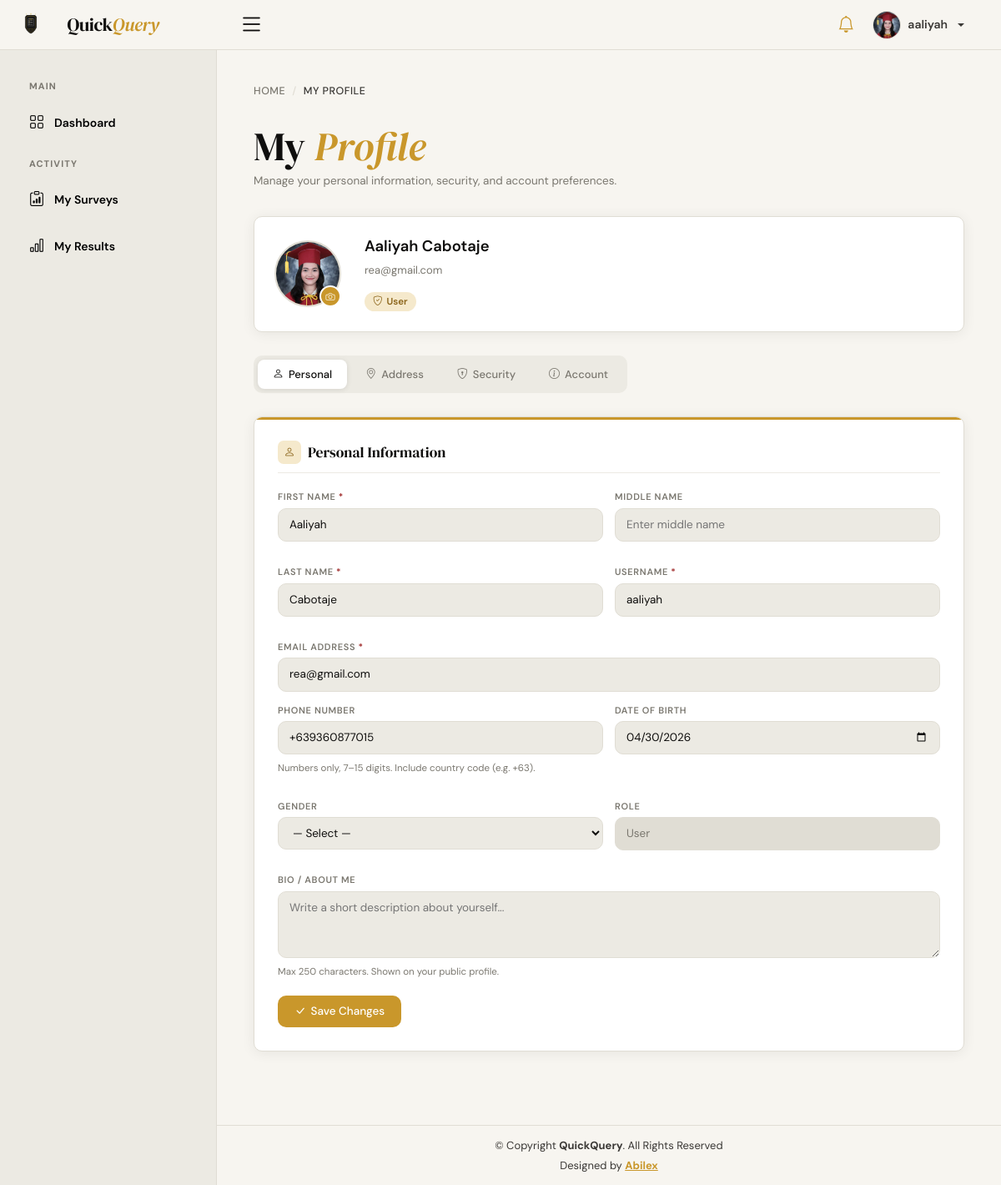
Screenshot of /public/user/profile.php (signed in) with the database file from the repository.
### tables this page shows
CREATE TABLE `users` (
  `id` int(11) NOT NULL,
  `uuid` varchar(255) NOT NULL,
  `firstName` varchar(100) NOT NULL,
  `middleName` varchar(100) DEFAULT NULL,
  `lastName` varchar(100) NOT NULL,
  `emailAddress` varchar(255) NOT NULL,
  `username` varchar(100) NOT NULL,
  `password` varchar(255) NOT NULL,
  `street` varchar(255) DEFAULT NULL,
  `barangay` varchar(255) DEFAULT NULL,
  `city` varchar(255) DEFAULT NULL,
  `role` enum('admin','user') DEFAULT 'user',
  `phone` varchar(25) DEFAULT NULL,
  `dob` date DEFAULT NULL,
  `gender` varchar(30) DEFAULT NULL,
  `bio` text DEFAULT NULL,
  `province` varchar(100) DEFAULT NULL,
  `zip_code` varchar(20) DEFAULT NULL,
  `country` varchar(100) DEFAULT 'Philippines',
  `avatar` varchar(255) DEFAULT NULL,
  `notif_email` tinyint(1) DEFAULT 1,
  `notif_sms` tinyint(1) DEFAULT 0,
  `notif_system` tinyint(1) DEFAULT 1,
  `last_login` datetime DEFAULT NULL
);

### public/user/profile.php (the view, shortened to what this page needs)
<?php
include('./includes/header.php');
include('./includes/topbar.php');
include('./includes/sidebar.php');
include('../../app/config/config.php');
$user_id = $_SESSION['authUser']['user_id'];
$stmt = $conn->prepare("SELECT * FROM users WHERE id = ?");
$stmt->bind_param('i', $user_id);
$stmt->execute();
$user = $stmt->get_result()->fetch_assoc();
$initials    = strtoupper(substr($user['firstName'] ?? 'U', 0, 1) . substr($user['lastName'] ?? 'S', 0, 1));
$fullName    = htmlspecialchars(($user['firstName'] ?? '') . ' ' . ($user['lastName'] ?? ''));
$avatarSrc   = !empty($user['avatar']) ? '/surveysystem/' . htmlspecialchars($user['avatar']) . '?v=' . time() : '';
?>
<div class="main">
  <div class="breadcrumbs">
    <a href="index">Home</a>
    <span>/</span>
    <span class="cur">My Profile</span>
  </div>
  <div class="page-header">
    <h1>My <em>Profile</em></h1>
    <p>Manage your personal information, security, and account preferences.</p>
  </div>
  <div class="profile-avatar-wrap">
    <div class="avatar-upload-zone">
      <div class="avatar-circle" id="avatarPreview">
        <?php if ($avatarSrc): ?>
          <img src="<?= $avatarSrc ?>" alt="Avatar">
        <?php else: ?>
          <span><?= $initials ?></span>
        <?php endif; ?>
      </div>
      <label class="avatar-edit-btn" for="avatarInput" title="Change photo">
        <i class="bi bi-camera"></i>
      </label>
    </div>
    <div class="avatar-info">
      <h3><?= $fullName ?></h3>
      <p><?= htmlspecialchars($user['emailAddress']) ?></p>
      <div class="avatar-meta">
        <span class="role-badge"><i class="bi bi-shield-check"></i> <?= ucfirst($user['role']) ?></span>
      </div>
    </div>
  </div>
  <div class="tab-nav">
    <button class="tab-btn active" onclick="switchTab('personal', this)"><i class="bi bi-person"></i> Personal</button>
    <button class="tab-btn" onclick="switchTab('address', this)"><i class="bi bi-geo-alt"></i> Address</button>
    <button class="tab-btn" onclick="switchTab('security', this)"><i class="bi bi-shield-lock"></i> Security</button>
    <button class="tab-btn" onclick="switchTab('account', this)"><i class="bi bi-info-circle"></i> Account</button>
  </div>
  <div class="tab-panel active" id="tab-personal">
    <div class="profile-section">
      <h3><span class="section-icon gold"><i class="bi bi-person"></i></span> Personal Information</h3>
      <form method="POST" enctype="multipart/form-data">
        <div class="pf-row">
          <div class="pf-field">
            <label>First Name <span style="color:var(--rose)">*</span></label>
<input type="text" name="firstName" value="<?= htmlspecialchars($user['firstName'] ?? '') ?>" placeholder="Enter first name" required>          </div>
          <div class="pf-field">
            <label>Middle Name</label>
<input type="text" name="middleName" value="<?= htmlspecialchars($user['middleName'] ?? '') ?>" placeholder="Enter middle name">          </div>
        </div>
        <div class="pf-row">
          <div class="pf-field">
            <label>Last Name <span style="color:var(--rose)">*</span></label>
<input type="text" name="lastName" value="<?= htmlspecialchars($user['lastName'] ?? '') ?>" placeholder="Enter last name" required>          </div>
          <div class="pf-field">
            <label>Username <span style="color:var(--rose)">*</span></label>
<input type="text" name="username" value="<?= htmlspecialchars($user['username'] ?? '') ?>" placeholder="Enter username" required>          </div>
        </div>
        <div class="pf-field">
          <label>Email Address <span style="color:var(--rose)">*</span></label>
<input type="email" name="emailAddress" value="<?= htmlspecialchars($user['emailAddress'] ?? '') ?>" placeholder="e.g. juan@email.com" required>        </div>
        <div class="pf-row">
          <div class="pf-field">
            <label>Phone Number</label>
            <input type="tel" name="phone" id="phoneInput" value="<?= htmlspecialchars($user['phone'] ?? '') ?>" placeholder="+63 917 123 4567" inputmode="numeric" autocomplete="tel">
            <span class="hint">Numbers only, 7–15 digits. Include country code (e.g. +63).</span>
          </div>
          <div class="pf-field">
            <label>Date of Birth</label>
<input type="date" name="dob" value="<?= htmlspecialchars($user['dob'] ?? '') ?>" placeholder="YYYY-MM-DD">          </div>
        </div>
        <div class="pf-row">
          <div class="pf-field">
            <label>Gender</label>
            <select name="gender">
              <option value="">— Select —</option>
            </select>
          </div>
          <div class="pf-field">
            <label>Role</label>
            <input type="text" value="<?= ucfirst($user['role']) ?>" readonly>
          </div>
        </div>
        <div class="pf-field">
          <label>Bio / About Me</label>
          <textarea name="bio" placeholder="Write a short description about yourself..."><?= htmlspecialchars($user['bio'] ?? '') ?></textarea>
          <span class="hint">Max 250 characters. Shown on your public profile.</span>
        </div>
        <div style="margin-top:1.25rem;">
          <button type="submit" class="btn-save" id="personalSaveBtn">
            <i class="bi bi-check-lg"></i> Save Changes
          </button>
        </div>
      </form>
    </div>
  </div>
</div>
<?php include('./includes/footer.php'); ?>

### public/user/includes/header.php (style rules this page uses)
:root { --ink: #0f0e0d; --ink-2: #3a3835; --ink-3: #7a776f; --paper: #f7f5f0; --paper-2: #eceae3; --paper-3: #e0ddd4; --gold: #c9972b; --gold-light: #f5e9cc; --gold-dark: #8a6318; --teal: #1b6b6b; --teal-lt: #d0eaea; --rose: #a02c2c; --rose-lt: #f5dede; --radius: 10px; --shadow: 0 2px 16px rgba(15, 14, 13, 0.07); }
* { box-sizing: border-box; margin: 0; padding: 0; }
body { font-family: 'DM Sans', sans-serif; background: var(--paper); color: var(--ink); padding-top: 60px; }

### rows the page displays
users: avatar (picture), fullName "Aaliyah Cabotaje", emailAddress "rea@gmail.com", role "User", firstName "Aaliyah", lastName "Cabotaje", username "aaliyah", phone "+639360877015", dob "04/30/2026"

### other values shown
$userName "aaliyah"
